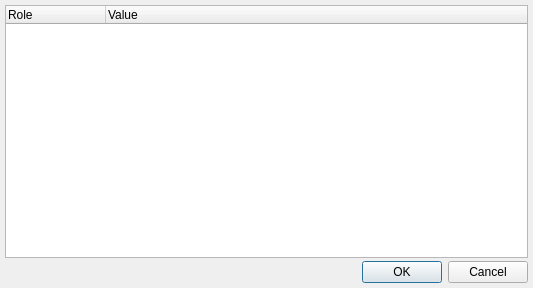
<ui version="4.0" >
 <class>UIItemSettings</class>
 <widget class="QDialog" name="UIItemSettings" >
  <property name="geometry" >
   <rect>
    <x>0</x>
    <y>0</y>
    <width>533</width>
    <height>288</height>
   </rect>
  </property>
  <property name="windowTitle" >
   <string>Edit item value...</string>
  </property>
  <layout class="QGridLayout" >
   <property name="margin" >
    <number>5</number>
   </property>
   <property name="spacing" >
    <number>3</number>
   </property>
   <item row="1" column="1" >
    <widget class="QDialogButtonBox" name="dbbButtons" >
     <property name="sizePolicy" >
      <sizepolicy>
       <hsizetype>4</hsizetype>
       <vsizetype>0</vsizetype>
       <horstretch>0</horstretch>
       <verstretch>0</verstretch>
      </sizepolicy>
     </property>
     <property name="orientation" >
      <enum>Qt::Horizontal</enum>
     </property>
     <property name="standardButtons" >
      <set>QDialogButtonBox::Cancel|QDialogButtonBox::NoButton|QDialogButtonBox::Ok</set>
     </property>
    </widget>
   </item>
   <item row="1" column="0" >
    <spacer>
     <property name="orientation" >
      <enum>Qt::Horizontal</enum>
     </property>
     <property name="sizeHint" >
      <size>
       <width>211</width>
       <height>20</height>
      </size>
     </property>
    </spacer>
   </item>
   <item row="0" column="0" colspan="2" >
    <widget class="QTreeWidget" name="twValueRoles" >
     <property name="editTriggers" >
      <set>QAbstractItemView::CurrentChanged</set>
     </property>
     <property name="alternatingRowColors" >
      <bool>true</bool>
     </property>
     <property name="selectionBehavior" >
      <enum>QAbstractItemView::SelectRows</enum>
     </property>
     <property name="rootIsDecorated" >
      <bool>false</bool>
     </property>
     <property name="itemsExpandable" >
      <bool>false</bool>
     </property>
     <property name="allColumnsShowFocus" >
      <bool>true</bool>
     </property>
     <column>
      <property name="text" >
       <string>Role</string>
      </property>
     </column>
     <column>
      <property name="text" >
       <string>Value</string>
      </property>
     </column>
    </widget>
   </item>
  </layout>
 </widget>
 <resources>
  <include location="../3rdparty/parser/resources/resources.qrc" />
 </resources>
 <connections>
  <connection>
   <sender>dbbButtons</sender>
   <signal>accepted()</signal>
   <receiver>UIItemSettings</receiver>
   <slot>accept()</slot>
   <hints>
    <hint type="sourcelabel" >
     <x>351</x>
     <y>117</y>
    </hint>
    <hint type="destinationlabel" >
     <x>390</x>
     <y>167</y>
    </hint>
   </hints>
  </connection>
  <connection>
   <sender>dbbButtons</sender>
   <signal>rejected()</signal>
   <receiver>UIItemSettings</receiver>
   <slot>reject()</slot>
   <hints>
    <hint type="sourcelabel" >
     <x>381</x>
     <y>139</y>
    </hint>
    <hint type="destinationlabel" >
     <x>387</x>
     <y>167</y>
    </hint>
   </hints>
  </connection>
 </connections>
</ui>
